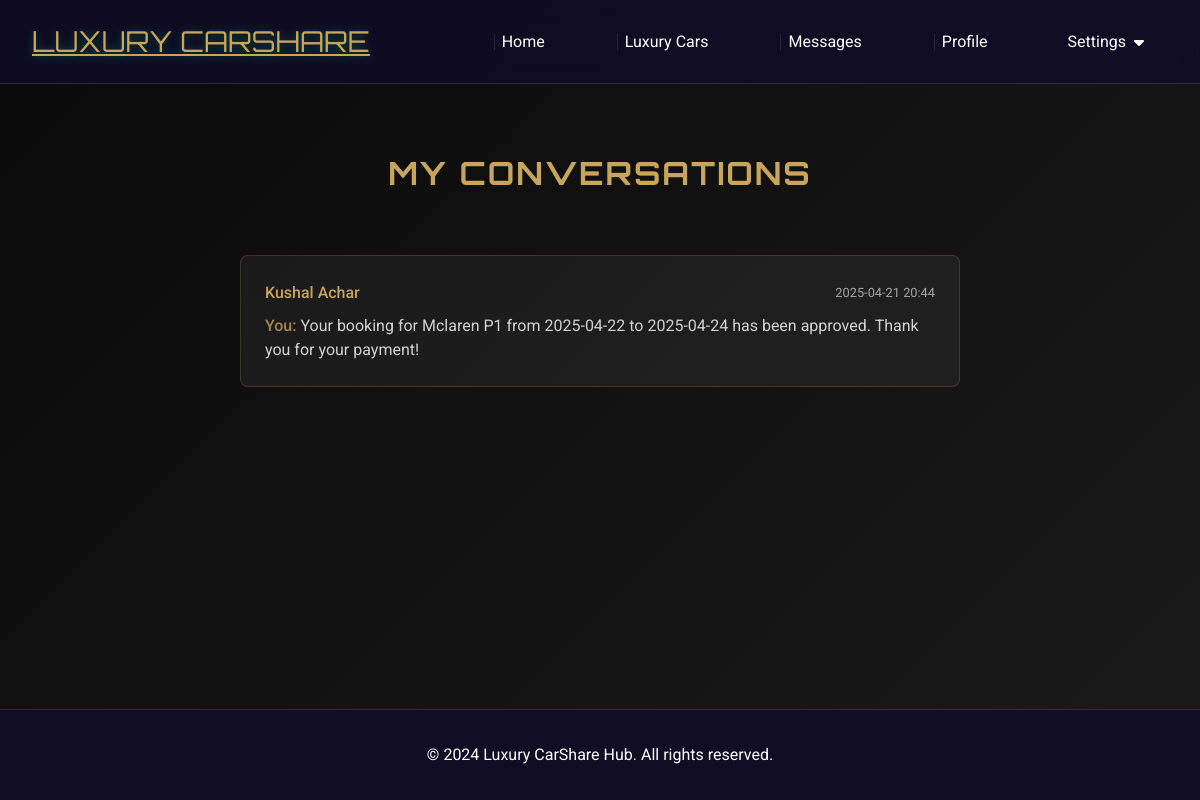
Screenshot of /messages (signed in) with the database file from the repository.
### app.py (models this page shows, shortened)
class User(UserMixin, db.Model):
    id = db.Column(db.Integer, primary_key=True)
    email = db.Column(db.String(120), unique=True, nullable=False)
    password_hash = db.Column(db.String(128))
    name = db.Column(db.String(100))
    phone = db.Column(db.String(20))
    location = db.Column(db.String(100))
    bio = db.Column(db.Text)
    is_driver = db.Column(db.Boolean, default=False)
    cars = db.relationship('Car', backref='owner', lazy=True)
    bookings = db.relationship('Booking', backref='user', lazy=True)
    reviews_received = db.relationship('Review', backref='reviewed_user', lazy=True, foreign_keys='Review.reviewed_user_id')
    reviews_given = db.relationship('Review', backref='reviewer', lazy=True, foreign_keys='Review.reviewer_id')
    sent_messages = db.relationship('Message', foreign_keys='Message.sender_id', backref='sender', lazy=True)
    received_messages = db.relationship('Message', foreign_keys='Message.receiver_id', backref='receiver', lazy=True)

class Message(db.Model):
    id = db.Column(db.Integer, primary_key=True)
    sender_id = db.Column(db.Integer, db.ForeignKey('user.id'), nullable=False)
    receiver_id = db.Column(db.Integer, db.ForeignKey('user.id'), nullable=False)
    content = db.Column(db.Text, nullable=False)
    created_at = db.Column(db.DateTime, default=datetime.utcnow)
    is_read = db.Column(db.Boolean, default=False)

### app.py (the view)
@app.route('/messages')
@login_required
def messages():
    unread_messages = Message.query.filter_by(receiver_id=current_user.id, is_read=False).all()
    for message in unread_messages:
        message.is_read = True
    db.session.commit()
    sent_to = db.session.query(Message.receiver_id).filter_by(sender_id=current_user.id).distinct().all()
    received_from = db.session.query(Message.sender_id).filter_by(receiver_id=current_user.id).distinct().all()
    conversation_ids = set([id[0] for id in sent_to + received_from])
    conversations = []
    for user_id in conversation_ids:
        user = User.query.get(user_id)
        if user:
            latest_message = Message.query.filter(
                ((Message.sender_id == current_user.id) & (Message.receiver_id == user_id)) |
                ((Message.sender_id == user_id) & (Message.receiver_id == current_user.id))
            ).order_by(Message.created_at.desc()).first()
            conversations.append({
                'user': user,
                'latest_message': latest_message
            })
    conversations.sort(key=lambda x: x['latest_message'].created_at, reverse=True)
    return render_template('messages.html', conversations=conversations)

### app.py (called while the page is built)
@login_manager.user_loader
def load_user(user_id):
    return User.query.get(int(user_id))

@app.context_processor
def inject_unread_count():
    if current_user.is_authenticated:
        unread_count = Message.query.filter_by(receiver_id=current_user.id, is_read=False).count()
        return {'unread_message_count': unread_count}
    return {'unread_message_count': 0}

### templates/messages.html (shortened to what this page needs)
{% extends "base.html" %}
{% block content %}
<div class="messages-container">
    <h1 class="luxury-title">My Conversations</h1>
    <div class="conversations-list glass-panel">
        {% if conversations %}
            {% for conversation in conversations %}
                <a href="{{ url_for('conversation', user_id=conversation.user.id) }}" class="conversation-card">
                    <div class="conversation-user">
                        <span class="user-name">{{ conversation.user.name }}</span>
                        <span class="message-time">{{ conversation.latest_message.created_at.strftime('%Y-%m-%d %H:%M') }}</span>
                    </div>
                    <p class="message-preview">
                        {% if conversation.latest_message.sender_id == current_user.id %}
                            <span class="sent-indicator">You: </span>
                        {% endif %}
                        {{ conversation.latest_message.content|truncate(100) }}
                    </p>
                </a>
            {% endfor %}
        {% else %}
            <div class="no-conversations">
                <i class="fas fa-comments"></i>
                <p>No conversations yet. Start by booking a car or viewing user profiles!</p>
            </div>
        {% endif %}
    </div>
</div>
{% endblock %}

### static/css/style.css (style rules this page uses)
:root { --primary-color: #0a0a0a; --secondary-color: #1a1a1a; --accent-color: #c9a55c; --text-color: #ffffff; --card-bg: rgba(255, 255, 255, 0.05); --gradient: linear-gradient(135deg, var(--primary-color), var(--secondary-color)); --glass-effect: rgba(255, 255, 255, 0.05); --glass-border: rgba(201, 165, 92, 0.2); --gold-glow: 0 0 20px rgba(201, 165, 92, 0.3); }
* { margin: 0; padding: 0; box-sizing: border-box; }
body { font-family: 'Roboto', sans-serif; background: var(--gradient); color: var(--text-color); min-height: 100vh; display: flex; flex-direction: column; line-height: 1.6; }
.messages-container { max-width: 1200px; margin: 2rem auto; padding: 0 1rem; }

### templates/messages.html (style rules this page uses)
.messages-container { max-width: 800px; margin: 2rem auto; padding: 0 1rem; }
.luxury-title { text-align: center; color: var(--accent-color); font-family: 'Orbitron', sans-serif; text-transform: uppercase; letter-spacing: 2px; margin-bottom: 2rem; }
.conversations-list { padding: 1.5rem; }
.conversation-card { display: block; padding: 1.5rem; margin-bottom: 1rem; border-radius: 0.5rem; background: var(--glass-effect); border: 1px solid var(--glass-border); text-decoration: none; position: relative; transition: all 0.3s ease; }
.conversation-user { display: flex; justify-content: space-between; align-items: center; margin-bottom: 0.5rem; }
.user-name { color: var(--accent-color); font-weight: 500; }
.message-time { color: var(--text-color); opacity: 0.6; font-size: 0.8rem; }
.message-preview { color: var(--text-color); opacity: 0.8; margin: 0; line-height: 1.5; }
.sent-indicator { color: var(--accent-color); font-weight: 500; }

### rows the page displays
User: user.name "Kushal Achar"
Message: latest_message.created_at "2025-04-21 20:44", latest_message.content "Your booking for Mclaren P1 from 2025-04-22 to 2025-04-24 has been approved. Thank you for your payment!"
